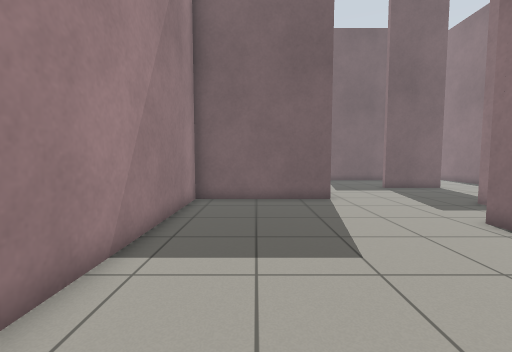
[1] (above)

22 first-person views from a walk through a Gazebo world. The camera is 0.94 m above the floor, tilts 4° down and sees 90° across. The floor is counted in squares, 0.5 m on a side. Each view is taken from the middle of a square. On the plan, view 1 faces up. The plan holds only what a view shows up to about 15 squares ahead; the rest is blank.

[2]
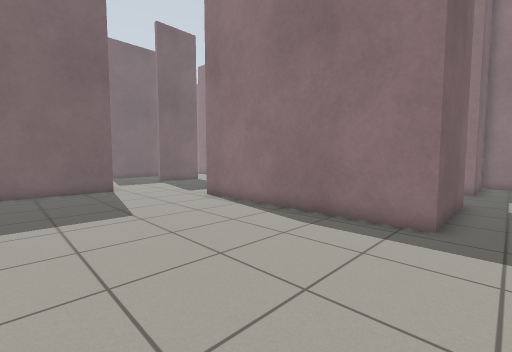

[3]
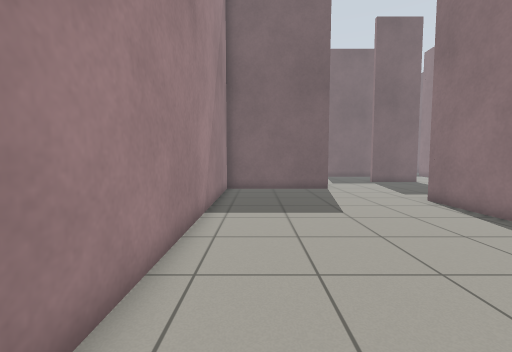

[4]
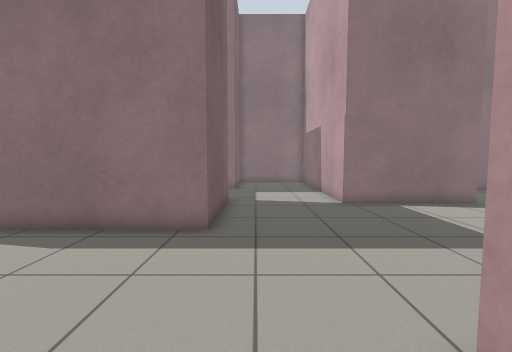

[5]
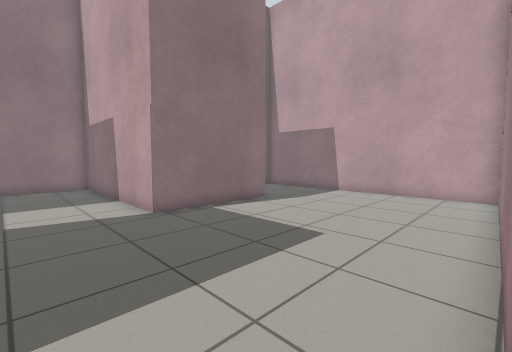

[6]
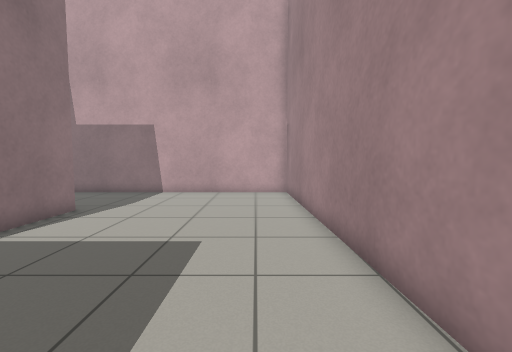

[7]
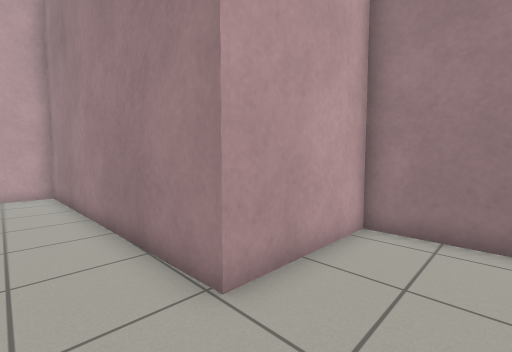

[8]
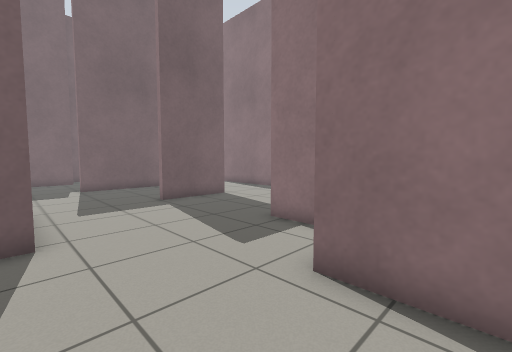

[9]
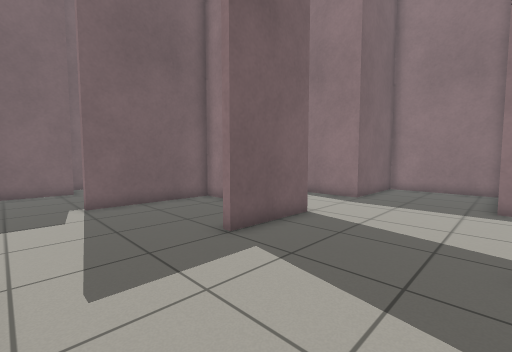

[10]
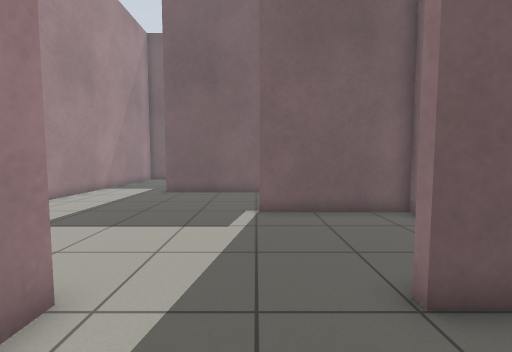

[11]
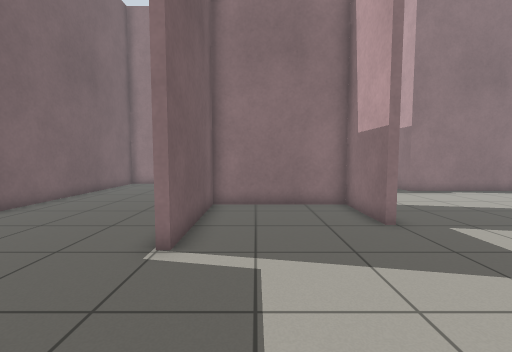

[12]
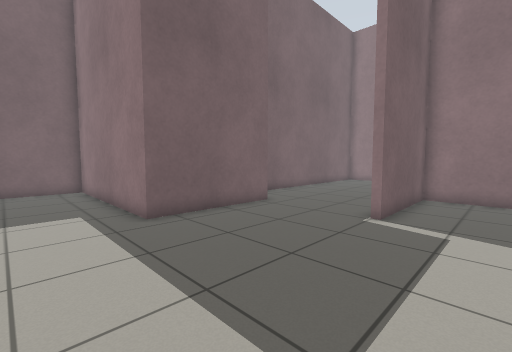

[13]
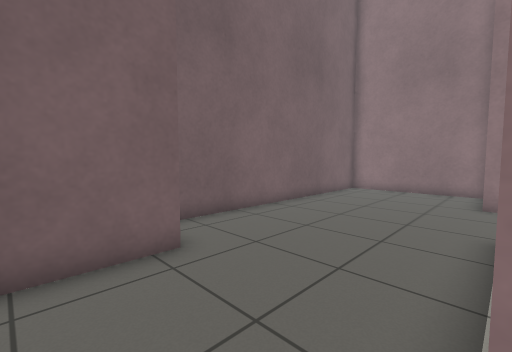

[14]
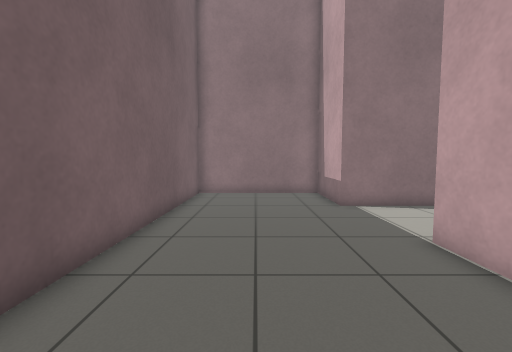

[15]
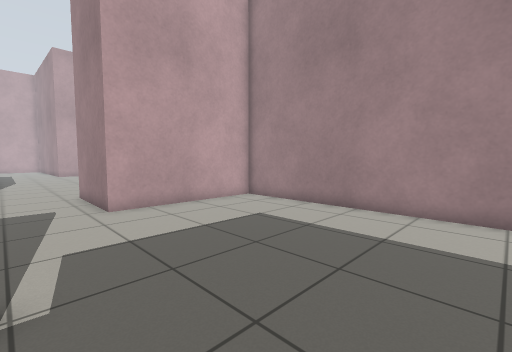

[16]
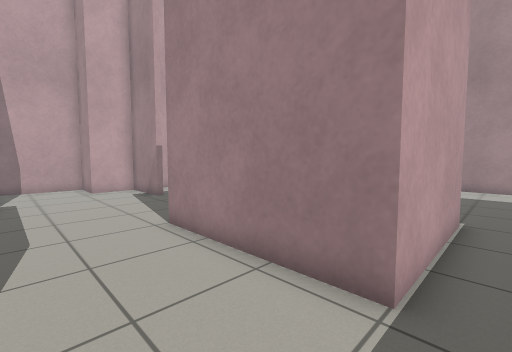

[17]
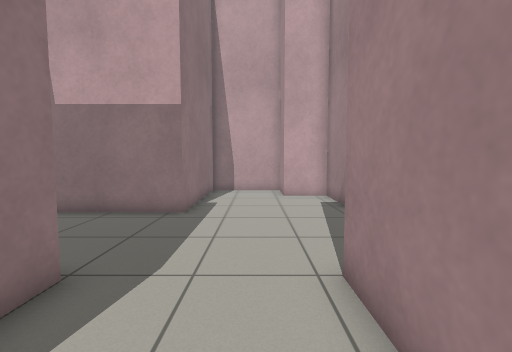

[18]
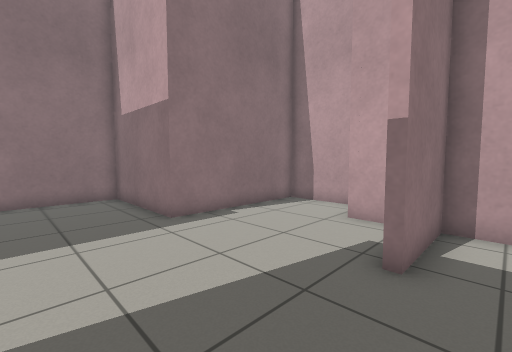

[19]
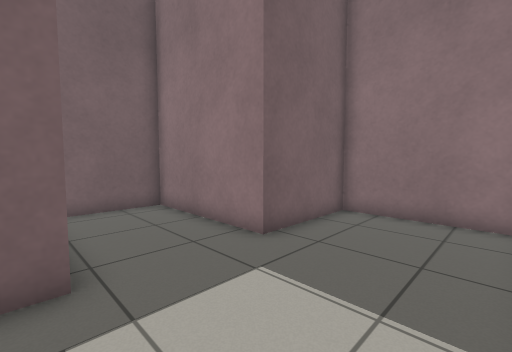

[20]
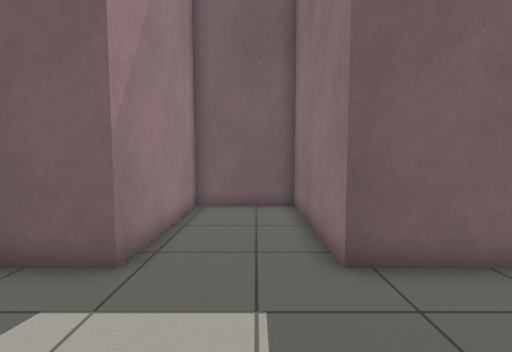

[21]
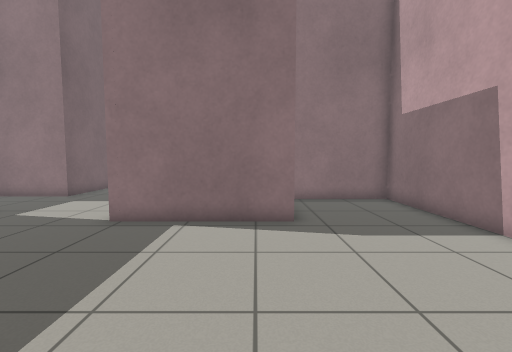

[22]
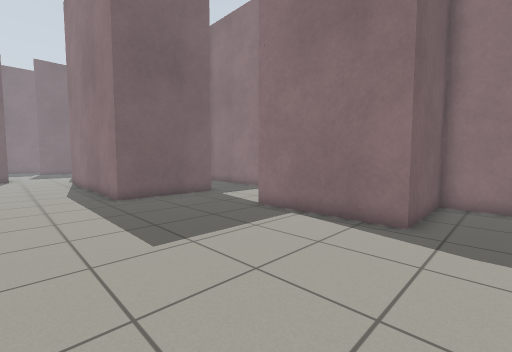

### Floor plan
Points are (right, up) in squares from view 1. A wall is a line through its corners. A room is listed if a view was taken in it or the views show most of it. See-through windows are left out.
Room 1 (views 1, 2, 3, 4, 5, 6, 7, 8, 9, 10, 18)
walls: (7.9, 7.3) (9.2, 7.3) (9.2, 10.5); (6.6, -2.7) (6.6, 7.4); (3.4, 16.2) (3.4, 11.7) (-2.8, 11.7) (-2.8, -5.7) (1.9, -5.7); (9.4, 16) (8, 16)
ways out: opening at (6, 16) to room 2; opening at (9, 13) to room 4; opening at (4.5, -4.2) to room 5
Room 2 (views 11, 12, 13, 14, 15)
walls: (6.6, 26.9) (1.1, 26.9) (1.1, 35.6) (-2.1, 35.6); (-3.3, 28.1) (-3.3, 16.2) (3.4, 16.2); (8, 16.3) (11.3, 16.3) (11.3, 21.7) (6.1, 21.7) (6.1, 22) (7.6, 22)
ways out: opening at (6, 16) to room 1; opening at (7, 24.5) to room 3
Room 3 (view 16)
walls: (16, 22.7) (19.7, 22.7) (19.7, 29.1) (6.9, 29.1); (7.6, 22) (11.6, 22)
ways out: opening at (7, 24.5) to room 2; opening at (14, 23) to room 4
Room 4 (view 17)
walls: (9.5, 10.6) (9.5, 7.3) (11.6, 7.3) (11.6, 5.1) (15.5, 5.1) (15.5, 11.3) (20.7, 11.3) (20.7, 15.8); (20.2, 16) (16, 16) (16, 22.7); (11.6, 22) (11.6, 16) (9.4, 16)
ways out: opening at (9, 13) to room 1; opening at (14, 23) to room 3
Room 5 (views 19, 20, 21, 22)
walls: (1.9, -5.7) (2.3, -18) (14.7, -18) (14.7, -13.1) (10.5, -13.1) (10.5, -7.6) (19.7, -7.6) (19.7, -2.7) (15.5, -2.7) (15.5, 3) (11.6, 3) (11.6, -2.7) (6.6, -2.7)
ways out: opening at (4.5, -4.2) to room 1

Where each view was taken, in squares from view 1:
view 1: 0 up, 0 right, facing up
view 2: 4 down, 1 left, facing up-right
view 3: 4 down, 1 left, facing up
view 4: 4 down, 0 right, facing right
view 5: 4 down, 2 right, facing down-right
view 6: 4 down, 4 right, facing down
view 7: 3 down, 4 right, facing down-left
view 8: 5 up, 3 right, facing up-right
view 9: 11 up, 4 right, facing up-right
view 10: 13 up, 6 right, facing up
view 11: 20 up, 1 right, facing right
view 12: 19 up, 2 left, facing up-right
view 13: 22 up, 4 right, facing up-right
view 14: 26 up, 6 right, facing right
view 15: 26 up, 6 right, facing down-left
view 16: 23 up, 15 right, facing down-left
view 17: 20 up, 13 right, facing down
view 18: 15 up, 8 right, facing down-right
view 19: 7 down, 11 right, facing up-right
view 20: 7 down, 14 right, facing up
view 21: 12 down, 3 right, facing right
view 22: 15 down, 3 right, facing up-right
